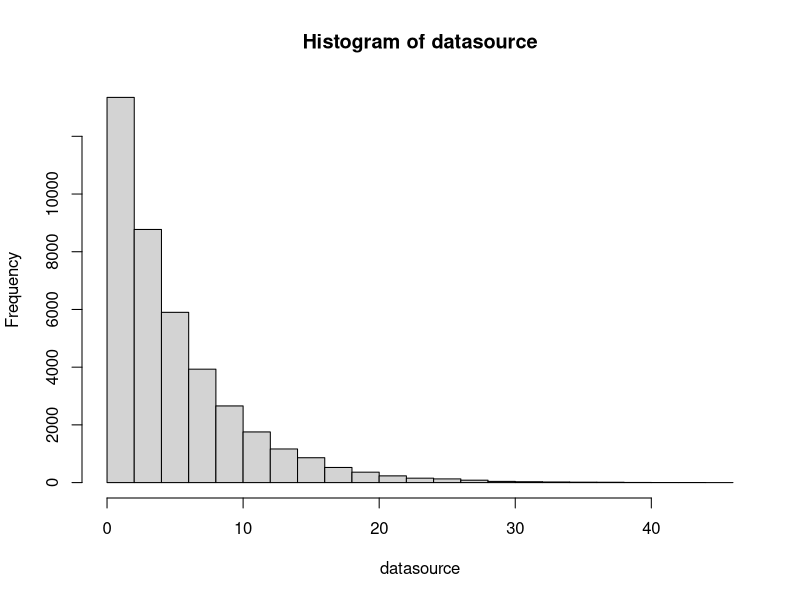
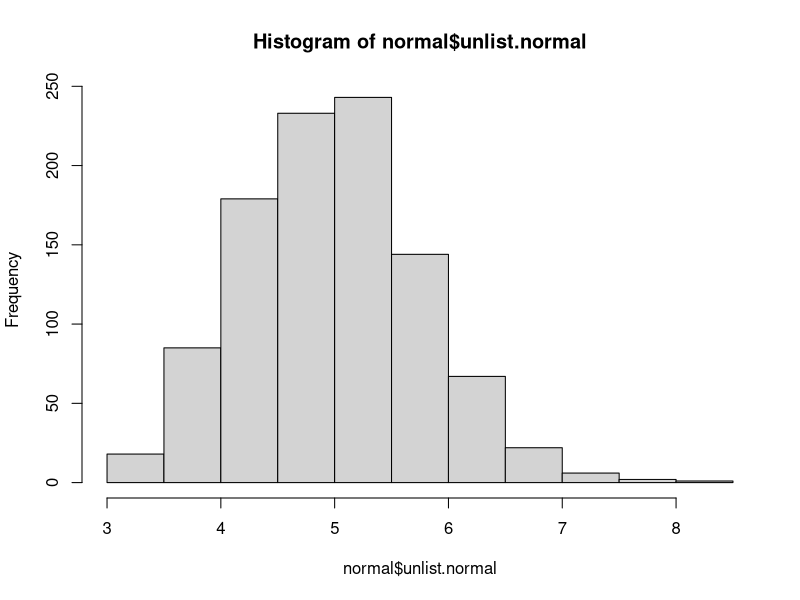

Reproduce these figures in R, in order. (Note: this script raises an error after producing the figures.)
############################################################################################
#
#     Coursera Course:  Data Science   
#     Specialty Course: Statistical Inference
#
#     Student:          Cary Correia
#     Date:             October 11, 2014
#
#############################################################################################
#
# Part 1
# 1.0 simulate rexp(0.2) a total of 40,000...this will be the raw datasource
set.seed(1984)
datasource<-0
for (i in 1:40000){
  datasource[i]<-rexp(1,0.2)
}
# 2.0 divide the raw datasource into subgroups.  We will have 1000 groups of 40 exps.
splitter<-rep(1:1000,40)
group<-split(datasource, splitter)
# 3.0 take the average of each group so that we will have a database of 40 averages
normal<-lapply(group, FUN=mean)
normal<-data.frame(unlist(normal))
# 4.0 plot the raw data
hist(datasource)

# 5.0 plot the raw distribution of 40,000 points.
library(ggplot2)
h<-hist(normal$unlist.normal)
xfit<-seq(5.0-4.5*sd(normal$unlist.normal), max(normal$unlist.normal), length=100)
yfit<-dnorm(xfit, mean=mean(normal$unlist.normal), sd(normal$unlist.normal))
yfit<-yfit*diff(h$mids[1:2])*length(normal$unlist.normal)
normal2<-data.frame(cbind(xfit, yfit))

ggplot(normal, aes(x=normal$unlist.normal)) +
        geom_histogram(binwidth=0.5, color='dark grey', fill='light pink') +
        geom_vline(xintercept=mean(normal$unlist.normal), color="dark red", lwd=1.5)+
        geom_line(aes(x=normal2$xfit, y=normal2$yfit), col="light blue", lwd=1.5)+
        theme_bw()+
        ggtitle(expression(atop("Distribution of Averages for 40 Exponential(0.2)", 
                                atop("with Mean(Red) and Normal Curve(Light Blue)"),""))) +
        theme(plot.title=element_text(size=25))+
        labs(x="Average Values", y="Frequency")+
        theme(axis.text.x=element_text(size=15))+
        theme(axis.text.y=element_text(size=15))+
        theme(axis.title.x=element_text(size=15))+
        theme(axis.title.y=element_text(size=15))
        
# 6.0 mean of the distributon
meanval<-mean(normal$unlist.normal)
meanval

# 7.0 sd of the distribution
s.dev<-sd(normal$unlist.normal)
s.dev

# 8.0 actual std dev is 5...but with this subset....we should have 5/sqrt(subgroups)
s.dev.calc<-5/sqrt(40)
s.dev.calc

# 9.0 calculate the CI interval for the mean
CI<- meanval +c(-1,1)*qnorm(0.975)*s.dev/sqrt(length(normal$unlist.normal))

length(normal$unlist.normal)
normal$unlist.normal
norm.1CI<-ifelse(normal$unlist.normal>=4.93 & normal$unlist.normal<=5.03, normal$unlist.normal, NA)
norm.1CI.woNA<-NROW(na.omit(norm.1CI))

n<-100000
meanvalues<-seq(3.5, 6.00, by=0.05)
nosim<-1000
coverage<-sapply(meanvalues, function(meanval){
        mean.calc<-rnorm(nosim, mean=meanval, sd=s.dev)
        Il<-mean.calc-qnorm(0.975)*s.dev/sqrt(length(n))
        ul<-mean.calc+qnorm(0.975)*s.dev/sqrt(length(n))
        mean(Il < meanval & ul > meanval)
})
plot(coverage~meanvalues, type="l", ylim=c(.5,1.00), main="Coverage vs MeanValues") 
abline(a=NULL, b=0, h=0.95, v=NULL)
#######################################################################################################################
# Part 2:
# Purpose of project 2 is to analyze the ToothGrowth data in the R datasets Package.

# 1.0 Load the ToothGrowth data and perform some basic exploratory data analyses
data(ToothGrowth)
ggplot(ToothGrowth, aes(y=len, x=supp))+
        geom_boxplot(aes(fill=supp)) +
        facet_wrap(~dose)+
        theme_bw()+
        ggtitle(expression(atop("Exploratory Tooth Growth Boxplot Analysis",
                                atop("by Factors OJ, VC and Dose (0.5, 1.0 and 2.0)"),"")))+
        theme(plot.title=element_text(size=25))+
        labs(x="supp", y="Tooth Length")+
        theme(axis.text.x=element_text(size=15))+
        theme(axis.text.y=element_text(size=15))+
        theme(axis.title.x=element_text(size=15))+
        theme(axis.title.y=element_text(size=15))
         
#2.0 Provide a basic summary of the data
data.summary<-data.frame(aggregate(len~supp + dose, 
            data=ToothGrowth, FUN=function(x) c(Average=mean(x), Median=median(x), Sdev=sd(x),  
                                                Min=min(x), Max=max(x), N=length(x))))
data.summary
    
#3.0 Use confidence intervals and hypothesis tests to compare tooth growth by supp and dose
#3.1 Test by Supplement (supp: OJ vs VC)
supptt<-t.test(len~supp, paired=FALSE, var.equal=F, data=ToothGrowth)

#Test by Dose (dose 0.5 vs 1, dose 0.5 vs 2.0 and dose 1.0 vs 2.0)
#3.2 a) Test by Dose (dose 0.5 vs 1)
Dose_dot5_to_1<-subset(ToothGrowth, dose %in% c(0.5,1.0))
dosepart1     <-t.test(len~dose, paired=FALSE, var.equal=F, data=Dose_dot5_to_1)


#3.2 b) Test by Dose (dose 0.5 vs 2.0)
Dose_dot5_to_2<-subset(ToothGrowth, dose %in% c(0.5, 2.0))
dosepart2     <-t.test(len~dose, paired=FALSE, var.equal=F, data=Dose_dot5_to_2)



#3.2 c) Test by Dose (dose 1.0 vs 2.0)
Dose_1_to_2<-subset(ToothGrowth, dose %in% c(1.0, 2.0))
dosepart3  <-t.test(len~dose, paired=FALSE, var.equal=F, data=Dose_1_to_2)

#3.3 a) Test by Supp across Dose; Test OJ vs VS for Dose 0.5
Dose_dot5  <-subset(ToothGrowth, dose==0.5)
suppbydose5<-t.test(len~supp, paired=FALSE, var.equal=F, data=Dose_dot5)


#3.3 b) Test by Supp across Dose; Test OJ vs VS for Dose 0.5
Dose_1_0   <-subset(ToothGrowth, dose==1.0)
suppbydose1<-t.test(len~supp, paired=FALSE, var.equal=F, data=Dose_1_0 )


#3.3 a) Test by Supp across Dose; Test OJ vs VS for Dose 0.5
Dose_2_0   <-subset(ToothGrowth, dose==2.0)
suppbydose2<-t.test(len~supp, paired=FALSE, var.equal=F, data=Dose_2_0)

#Section 3 Summary
tests<-cbind(c('OJ vs VC', 
               'Dose 0.5 vs 1.0', 'Dose 0.5 vs 2.0', 'Dose 1.0 vs 2.0',
               'OJ vs VC @ Dose 0.5', 'OJ vs VC @ Dose 1.0', 'OJ vs VC @ Dose 2.0'))
tests_name<-"Test Name"
pvalue<-cbind(c(supptt[3],
                dosepart1[3], dosepart2[3], dosepart3[3],
                suppbydose5[3], suppbydose1[3], suppbydose2[3]))
pvalue<-as.data.frame(pvalue)
pvalue_name<-"P-Value"
conf.int.lo<-cbind(c(supptt$conf.int[1],
                  dosepart1$conf.int[1], dosepart2$conf.int[1], dosepart3$conf.int[1],
                  suppbydose5$conf.int[1], suppbydose1$conf.int[1], suppbydose2$conf.int[1]))
conf.int.lo_name<-"Lower CI"
conf.int.hi<-cbind(c(supptt$conf.int[2],
                     dosepart1$conf.int[2], dosepart2$conf.int[2], dosepart3$conf.int[2],
                     suppbydose5$conf.int[2], suppbydose1$conf.int[2], suppbydose2$conf.int[2]))
conf.int.hi_name<-"Upper CI"
df<-data.frame(tests, pvalue, conf.int.lo, conf.int.hi)
colnames(df)<-c(tests_name, pvalue_name,conf.int.lo_name, conf.int.hi_name)
df$rejectHo<-c("No", "Yes", "Yes", "Yes", "Yes", "Yes", "No")

#4.0 State your conclusions and the assumptions needed for your conclusions.
accept<-"There is no significant difference between "
reject<-"There is a significant difference between "
df$Conclusion<-ifelse(df$rejectHo=="No", paste(accept, df$'Test Name'), paste(reject, df$'Test Name'))
df
